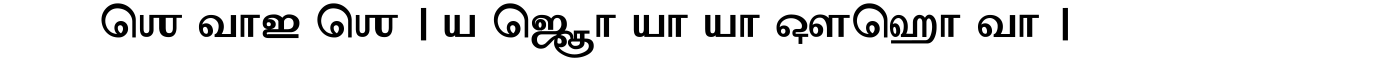
#> input picture output_text/lines/page_10/line_08.png, 8400 x 367 px (shown at 1/6 size)
$ python -i converttojson.py   (imports and definitions only)
#> lines starting #> are read from the running program, lines starting #| are printed output that depends on the picture
#> further down, picture is the input picture: shape (367, 8400); min 0, max 255, mean 225.6
import json
import sys
import re
import os
import cv2
import numpy as np
import grapheme

def combine_images(images_to_combine):
    i=0
    if len(images_to_combine)<2:
        return
    if len(images_to_combine)%2 !=0: # If there are odd images skip the first one .
        images_to_combine=images_to_combine[1:]
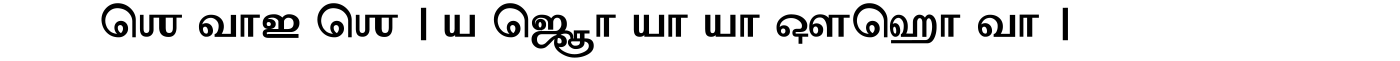
#> images_to_combine: shape (366, 8400) (shown at 1/6 size); min 0, max 255, mean 225.5
    while (i< len(images_to_combine)):
        first_image=images_to_combine[i]
#> first_image = 8400 values from 255 to 255
        second_image=images_to_combine[i+1]
#> second_image = 8400 values from 255 to 255
#> (the run stopped early here; a loop or call above may not have finished)
